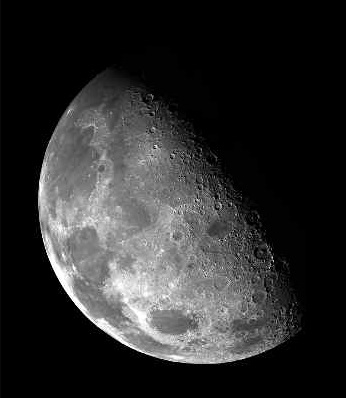
#> input picture im/moon.jpg, 346 x 398 px
$ python edge_sharpening.py
#> lines starting #> are read from the running program, lines starting #| are printed output that depends on the picture
import numpy as np
import cv2
import matplotlib.pyplot as plt

# Edge sharpening
def convert_color(BGR):
    converted = cv2.cvtColor(BGR, cv2.COLOR_BGR2RGB)
    plt.imshow(converted)

img = cv2.resize(cv2.imread("./im/moon.jpg",0), (1000,1000))
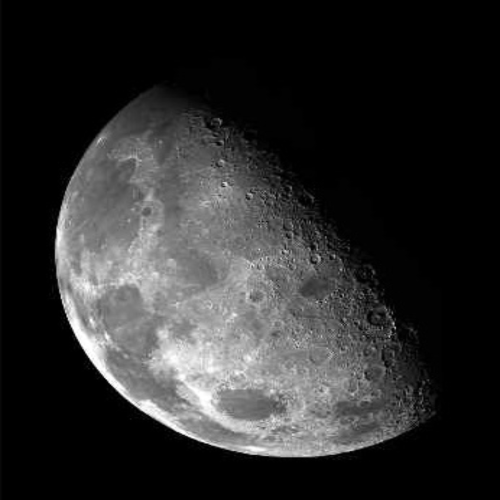
#> img: shape (1000, 1000) (shown at 1/2 size); min 0, max 255, mean 44.5

laplacian = np.multiply(np.array([[0,1,0],[1,-4,1],[0,1,0]]), (1/8))

def sizing(image,filters):
    out_size = (image.shape[0] - filters.shape[0]) + 1
#> out_size = 998
    return out_size

def apply_laplace(image,kernel):
    outputsize = sizing(image,kernel)
#> outputsize = 998
    filtered = np.zeros((outputsize,outputsize))
    for i in range (outputsize):
        for j in range (outputsize):
            pre_res = (kernel * image[i:i+kernel.shape[0], j:j+kernel.shape[1]]).sum()
            # if (pre_res < 0)
            # pre_res = 0
            filtered[i][j] = pre_res
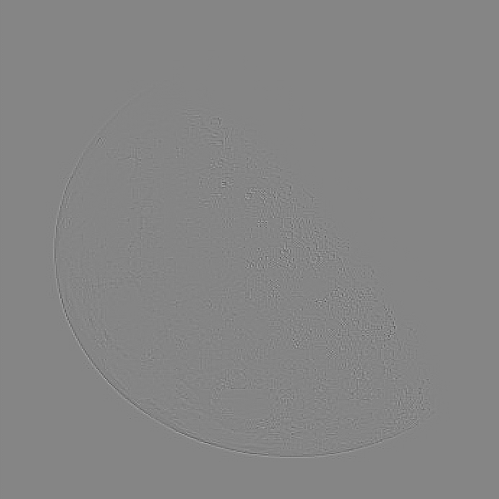
#> filtered: shape (998, 998) float64 (shown at 1/2 size); min -23.38, max 21.38, mean 0; drawn with min black and max white
    return filtered.astype(np.uint8)
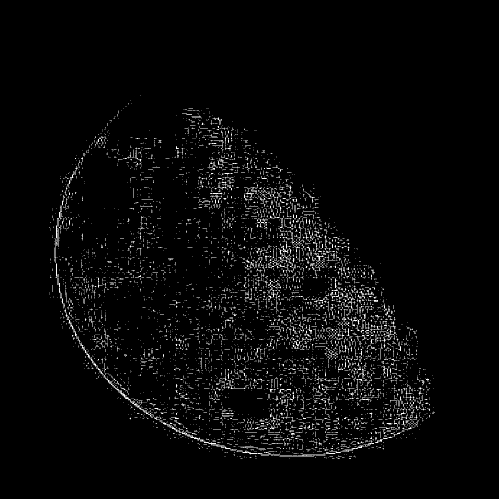
#> returned value: shape (998, 998) (shown at 1/2 size); min 0, max 255, mean 8.4

def edge_sharpening(input,kernel_filter):
    results = np.zeros((input.shape[0],input.shape[1]))
    derivate = apply_laplace(input,kernel_filter)
    derivate_pad = np.pad(derivate, (2,2), 'edge')
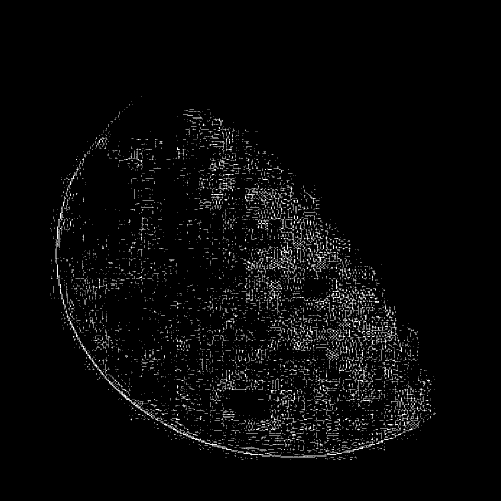
#> derivate_pad: shape (1002, 1002) (shown at 1/2 size); min 0, max 255, mean 8.4
    for u in range (input.shape[0]):
        for v in range (input.shape[1]):
            pre_out = input[u][v] - derivate_pad[u][v]
            if (pre_out < 0):
                pre_out = 0
            results[u][v] = pre_out
    return results.astype(np.uint8)
#> returned value: shape (1000, 1000)

edge_sharpen = edge_sharpening(img,laplacian)


hist1 = cv2.calcHist([img], [0], None, [256], [0, 256])
#> hist1 = 256 values, max 537308 at index 0, min 158 at index 255, mean 3906.2
hist2 = cv2.calcHist([edge_sharpen], [0], None, [256], [0, 256])
#> hist2 = 256 values, max 537441 at index 0, min 238 at index 241, mean 3906.2

# print(img.shape[0],img.shape[1])
# print(edge_sharpen.shape[0],edge_sharpen.shape[1])
plt.figure(1)
plt.subplot(1,2,1)
plt.title("Original image")
convert_color(img)
plt.subplot(1,2,2)
plt.title("Edge sharpen")
convert_color(edge_sharpen)

plt.figure(2)
plt.subplot(1,2,1)
plt.title("Original image: histogram")
plt.plot(hist1)
plt.subplot(1,2,2)
plt.title("Edge sharpen: histogram")
plt.plot(hist2)

plt.show()
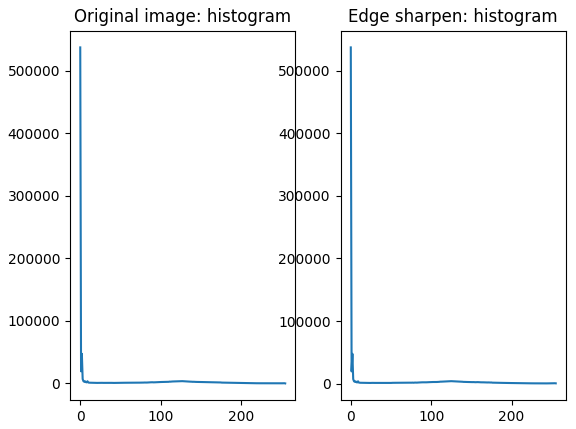
#> figure drawn by matplotlib, 2 panels; panel 1: curve peaks at x = 0, y = 537308; panel 2: curve peaks at x = 0, y = 537441
